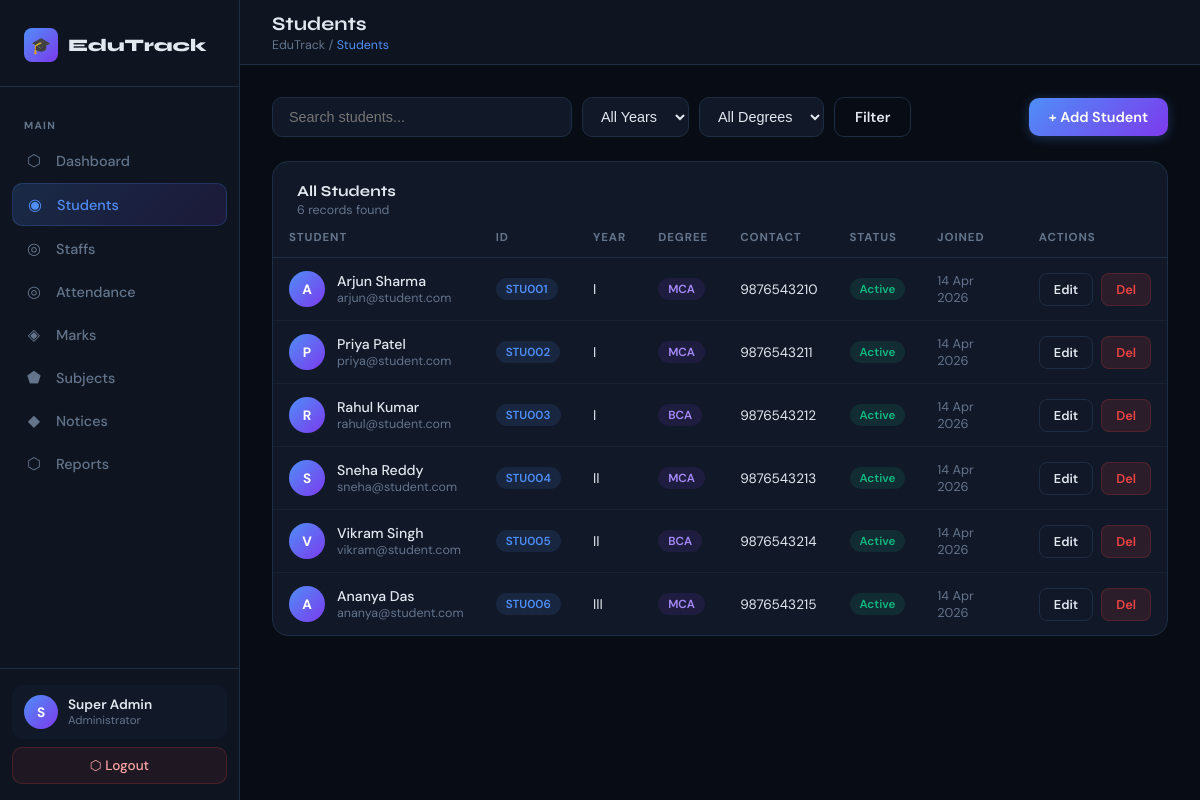
The app's page /admin/students.php (signed in) with its own data.
### tables this page shows
CREATE TABLE IF NOT EXISTS students (
    id INT AUTO_INCREMENT PRIMARY KEY,
    student_id VARCHAR(20) UNIQUE NOT NULL,
    name VARCHAR(100) NOT NULL,
    email VARCHAR(150) UNIQUE NOT NULL,
    password VARCHAR(255) NOT NULL,
    year VARCHAR(10) NOT NULL,
    degree VARCHAR(50) NOT NULL,
    phone VARCHAR(20),
    address TEXT,
    dob DATE,
    gender ENUM('Male','Female','Other') DEFAULT 'Male',
    profile_image VARCHAR(255) DEFAULT 'default.png',
    status ENUM('Active','Inactive') DEFAULT 'Active',
    created_at TIMESTAMP DEFAULT CURRENT_TIMESTAMP
);

### includes/config.php (called while the page is built, shortened)
<?php
function sanitize(string $input): string {
    return htmlspecialchars(strip_tags(trim($input)), ENT_QUOTES, 'UTF-8');
}

### admin/students.php (the view, shortened to what this page needs)
<?php
require_once '../includes/config.php';
$db = getDB();
$search = sanitize($_GET['q'] ?? '');
$where = "WHERE status != 'deleted'";
$students = $db->query("SELECT * FROM students $where ORDER BY created_at DESC");
require_once '../includes/admin_header.php';
?>
<div style="display:flex;align-items:center;justify-content:space-between;margin-bottom:24px;gap:16px;flex-wrap:wrap;">
  <form method="GET" style="display:flex;gap:10px;flex:1;">
    <input type="text" name="q" placeholder="Search students..." value="<?= htmlspecialchars($search) ?>"
           style="background:var(--card);border:1px solid var(--border);border-radius:10px;padding:10px 16px;color:var(--text);font-size:.9rem;outline:none;flex:1;max-width:300px;">
    <select name="year" style="background:var(--card);border:1px solid var(--border);border-radius:10px;padding:10px 14px;color:var(--text);font-size:.9rem;outline:none;">
      <option value="">All Years</option>
    </select>
    <select name="degree" style="background:var(--card);border:1px solid var(--border);border-radius:10px;padding:10px 14px;color:var(--text);font-size:.9rem;outline:none;">
      <option value="">All Degrees</option>
    </select>
    <button type="submit" class="btn btn-outline">Filter</button>
  </form>
  <button class="btn btn-primary" onclick="openModal('addModal')">+ Add Student</button>
</div>
<div class="panel">
  <div class="panel-head">
    <div>
      <div class="panel-title">All Students</div>
      <div class="panel-sub"><?= $students->num_rows ?> records found</div>
    </div>
  </div>
  <div class="table-wrap">
    <table>
      <thead>
        <tr>
          <th>Student</th><th>ID</th><th>Year</th><th>Degree</th><th>Contact</th><th>Status</th><th>Joined</th><th>Actions</th>
        </tr>
      </thead>
      <tbody>
        <?php while ($s = $students->fetch_assoc()): ?>
        <tr>
          <td>
            <div style="display:flex;align-items:center;gap:12px;">
              <div class="avatar" style="width:36px;height:36px;font-size:.85rem;">
                <?= strtoupper(substr($s['name'],0,1)) ?>
              </div>
              <div>
                <div style="font-weight:500;"><?= htmlspecialchars($s['name']) ?></div>
                <div style="font-size:.78rem;color:var(--muted);"><?= htmlspecialchars($s['email']) ?></div>
              </div>
            </div>
          </td>
          <td><span class="badge badge-blue"><?= $s['student_id'] ?></span></td>
          <td><?= $s['year'] ?></td>
          <td><span class="badge badge-purple"><?= $s['degree'] ?></span></td>
          <td style="font-size:.85rem;"><?= $s['phone'] ?: '—' ?></td>
          <td>
            <span class="badge <?= $s['status']==='Active' ? 'badge-green' : 'badge-red' ?>">
              <?= $s['status'] ?>
            </span>
          </td>
          <td style="color:var(--muted);font-size:.8rem;"><?= date('d M Y', strtotime($s['created_at'])) ?></td>
          <td>
            <div style="display:flex;gap:8px;">
              <button class="btn btn-outline btn-sm"
                onclick="editStudent(<?= htmlspecialchars(json_encode($s)) ?>)">Edit</button>
              <form method="POST" onsubmit="return confirm('Delete this student?');" style="display:inline;">
                <button type="submit" class="btn btn-danger btn-sm">Del</button>
              </form>
            </div>
          </td>
        </tr>
        <?php endwhile; ?>
      </tbody>
    </table>
  </div>
</div>
<?php require_once '../includes/admin_footer.php'; ?>

### includes/admin_header.php (style rules this page uses)
*, *::before, *::after { box-sizing: border-box; margin: 0; padding: 0; }
:root { --bg: #080c14; --surface: #0e1520; --card: #111827; --card2: #141f30; --border: #1e2d42; --accent: #4f8ef7; --accent2: #7c3aed; --gold: #f59e0b; --green: #10b981; --red: #ef4444; --orange: #f97316; --text: #e2e8f0; --muted: #64748b; --sidebar-w: 240px; }
html, body { height: 100%; font-family: 'DM Sans', sans-serif; background: var(--bg); color: var(--text); }
.avatar { width: 34px; height: 34px; border-radius: 50%; background: linear-gradient(135deg, var(--accent), var(--accent2)); display: flex; align-items: center; justify-content: center; font-size: .85rem; font-weight: 700; color: #fff; flex-shrink: 0; }
.panel { background: var(--card); border: 1px solid var(--border); border-radius: 16px; overflow: hidden; }
.panel-head { padding: 20px 24px 0; display: flex; align-items: center; justify-content: space-between; }
.panel-title { font-family: 'Syne', sans-serif; font-size: .95rem; font-weight: 700; }
.panel-sub { font-size: .78rem; color: var(--muted); margin-top: 2px; }
.table-wrap { overflow-x: auto; }
table { width: 100%; border-collapse: collapse; }
th { font-size: .72rem; font-weight: 700; letter-spacing: .08em; text-transform: uppercase; color: var(--muted); padding: 12px 16px; text-align: left; border-bottom: 1px solid var(--border); }
td { padding: 13px 16px; font-size: .88rem; border-bottom: 1px solid rgba(30,45,66,.5); vertical-align: middle; }
tr:last-child td { border-bottom: none; }
.badge { display: inline-flex; align-items: center; padding: 3px 10px; border-radius: 100px; font-size: .73rem; font-weight: 600; }
.badge-green { background: rgba(16,185,129,.12); color: var(--green); }
.badge-blue { background: rgba(79,142,247,.12); color: var(--accent); }
.badge-purple { background: rgba(124,58,237,.12); color: #a78bfa; }
.btn { display: inline-flex; align-items: center; gap: 8px; padding: 10px 20px; border: none; border-radius: 10px; font-family: 'DM Sans', sans-serif; font-size: .9rem; font-weight: 600; cursor: pointer; transition: all .2s; text-decoration: none; }
.btn-primary { background: linear-gradient(135deg, var(--accent), var(--accent2)); color: #fff; box-shadow: 0 2px 12px rgba(79,142,247,.3); }
.btn-outline { background: transparent; border: 1px solid var(--border); color: var(--text); }
.btn-danger { background: rgba(239,68,68,.12); border: 1px solid rgba(239,68,68,.2); color: var(--red); }
.btn-sm { padding: 7px 14px; font-size: .8rem; border-radius: 8px; }

### records on screen
students: name "A", name "Arjun Sharma", email "arjun@student.com", student "STU001", year "I", degree "MCA", phone "9876543210", status "Active", created_at "14 Apr 2026"
students: name "P", name "Priya Patel", email "priya@student.com", student "STU002", year "I", degree "MCA", phone "9876543211", status "Active", created_at "14 Apr 2026"
students: name "R", name "Rahul Kumar", email "rahul@student.com", student "STU003", year "I", degree "BCA", phone "9876543212", status "Active", created_at "14 Apr 2026"
students: name "S", name "Sneha Reddy", email "sneha@student.com", student "STU004", year "II", degree "MCA", phone "9876543213", status "Active", created_at "14 Apr 2026"
students: name "V", name "Vikram Singh", email "vikram@student.com", student "STU005", year "II", degree "BCA", phone "9876543214", status "Active", created_at "14 Apr 2026"
students: name "A", name "Ananya Das", email "ananya@student.com", student "STU006", year "III", degree "MCA", phone "9876543215", status "Active", created_at "14 Apr 2026"

### other values on screen
$item['icon'] "⬡"
$item['label'] "Dashboard"
$item['icon'] "◉"
$item['label'] "Students"
$item['icon'] "◎"
$item['label'] "Staffs"
$item['label'] "Attendance"
$item['icon'] "◈"
$item['label'] "Marks"
$item['icon'] "⬟"
$item['label'] "Subjects"
$item['icon'] "◆"
$item['label'] "Notices"
$item['label'] "Reports"
substr($admin_name, 0, 1) "S"
